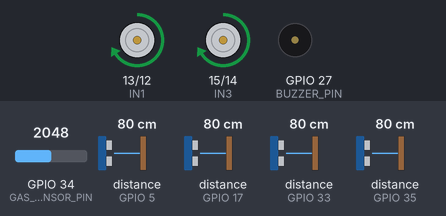
The sketch below on a simulated ESP32. On the bench: motor-driver pin pairs drawn as motors (green arrow = first pin HIGH = forward, orange = second pin HIGH = backward, longer = more drive, scaled by the enable pin), buzzer (waves = sounding, pin HIGH). Wiring (inferred from the names in the program): 4 × ultrasonic range finder: trigger GPIO 2, echo GPIO 35 / trigger GPIO 4, echo GPIO 5 / trigger GPIO 16, echo GPIO 17 / trigger GPIO 32, echo GPIO 33. The inputs (shaded band) are chosen by the test bench; at power-on: distance to the obstacle (sensors on GPIO 33, GPIO 35, GPIO 5, GPIO 17) 80 cm, GPIO 34 (GAS_SENSOR_PIN) = 2048. The echo pulse lasts 58.3 µs per cm; pins used as bus, display or sensor lines are not drawn; what the sketch prints to the serial monitor is not drawn.

Above: at 1.2 s.
1.3 s: distance to the obstacle (sensor on GPIO 33) set to 22 cm
2.8 s: distance to the obstacle (sensor on GPIO 33) set to 18 cm
At 3.1 s:
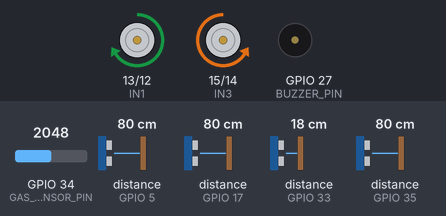
4.3 s: distance to the obstacle (sensor on GPIO 35) set to 22 cm
5.8 s: distance to the obstacle (sensor on GPIO 35) set to 18 cm
At 6.2 s:
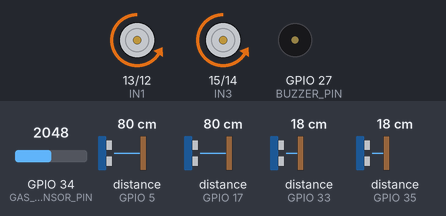
7.3 s: distance to the obstacle (sensor on GPIO 5) set to 22 cm
8.8 s: distance to the obstacle (sensor on GPIO 5) set to 18 cm
At 9.4 s:
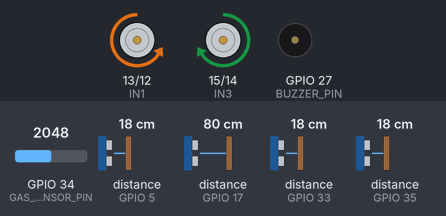
Timing chart, 0 to 11.3 s (numbered marks = the images above; inputs shaded):
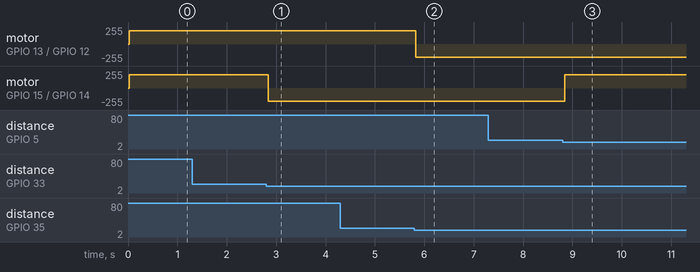

Measured:
- the behaviour switches between 21 and 20 cm on distance to the obstacle (sensor on GPIO 33) (found by bisection; images 0 and 1)
- the behaviour switches between 21 and 20 cm on distance to the obstacle (sensor on GPIO 35) (found by bisection; images 1 and 2)
- the behaviour switches between 21 and 20 cm on distance to the obstacle (sensor on GPIO 5) (found by bisection; images 2 and 3)
- after the input at 1.3 s, every drawn part: stays the same
- after the input at 2.8 s, motor on GPIO 15 (IN3) / GPIO 14 (IN4): forward 199/255 → backward 199/255 at once
- after the input at 4.3 s, every drawn part: stays the same
- after the input at 5.8 s, motor on GPIO 13 (IN1) / GPIO 12 (IN2): forward 199/255 → backward 199/255 at once
- after the input at 7.3 s, every drawn part: stays the same
- after the input at 8.8 s, motor on GPIO 15 (IN3) / GPIO 14 (IN4): backward 199/255 → forward 199/255 after 0.05 s

The sketch:

gas_detector_car.ino
```cpp
#include <Arduino.h>

// ============================================================
// AUTOMATED MQ-2 GAS DETECTOR CAR
// ISB37503 - Realtime and Embedded System
// Universiti Kuala Lumpur (UniKL)
//
// Authors:
//   Chan Boon Hong       [52213123434]
//   Akmal Hakimi Bin Abd Rashid [52213123466]
//   Ti Hui Xian          [52215123002]
//
// Lecturer: Ts. Siti Fatimah Omar
// Date: 18/12/2025
// ============================================================

// ------------------------------------------------------------
// Pin Definitions
// ------------------------------------------------------------

// MQ-2 Gas Sensor (Analog Input)
const int GAS_SENSOR_PIN = 34;

// Buzzer
const int BUZZER_PIN = 27;

// L298N Motor Driver - Direction Pins
const int IN1 = 13;   // Left motor direction A
const int IN2 = 12;   // Left motor direction B
const int IN3 = 15;   // Right motor direction A
const int IN4 = 14;   // Right motor direction B

// L298N Motor Driver - Enable (PWM) Pins
const int ENA = 26;   // Left motor speed
const int ENB = 25;   // Right motor speed

// PWM Configuration (ESP32 LEDC)
const int pwmChannelA   = 0;
const int pwmChannelB   = 1;
const int pwmFreq       = 1000;   // 1 kHz
const int pwmResolution = 8;      // 8-bit (0–255)

// HC-SR04 Ultrasonic Sensors
// Front-Left
const int trigPin1 = 32;
const int echoPin1 = 33;
// Front-Right
const int trigPin2 = 2;
const int echoPin2 = 35;
// Rear-Left
const int trigPin3 = 16;
const int echoPin3 = 17;
// Rear-Right
const int trigPin4 = 4;
const int echoPin4 = 5;

// ------------------------------------------------------------
// Threshold Constants
// ------------------------------------------------------------

// MQ-2: normal air ~2600–2700, gas near sensor ~4095
// Alarm triggers at or above this value
const int GAS_THRESHOLD = 3200;

// Ultrasonic: obstacle detected if closer than this (cm)
const int OBSTACLE_DISTANCE = 20;

// Motor drive speed (0–255)
const int DRIVE_SPEED = 200;

// ============================================================
// Utility: Measure distance with HC-SR04 (returns cm)
// Returns 999 if no echo received (i.e., path is clear)
// ============================================================
long measureDistance(int trigPin, int echoPin) {
  digitalWrite(trigPin, LOW);
  delayMicroseconds(2);
  digitalWrite(trigPin, HIGH);
  delayMicroseconds(10);
  digitalWrite(trigPin, LOW);

  long duration = pulseIn(echoPin, HIGH, 30000); // 30 ms timeout
  if (duration == 0) return 999;                 // no echo = clear

  return duration * 0.034 / 2;                   // convert to cm
}

// ============================================================
// Low-Level Motor Control
// ============================================================
void setMotorA(bool forward, int speed) {
  digitalWrite(IN1, forward ? HIGH : LOW);
  digitalWrite(IN2, forward ? LOW  : HIGH);
  ledcWrite(pwmChannelA, speed);
}

void setMotorB(bool forward, int speed) {
  digitalWrite(IN3, forward ? HIGH : LOW);
  digitalWrite(IN4, forward ? LOW  : HIGH);
  ledcWrite(pwmChannelB, speed);
}

void stopMotors() {
  digitalWrite(IN1, LOW);
  digitalWrite(IN2, LOW);
  digitalWrite(IN3, LOW);
  digitalWrite(IN4, LOW);
  ledcWrite(pwmChannelA, 0);
  ledcWrite(pwmChannelB, 0);
}

// ============================================================
// High-Level Movement Helpers
// ============================================================
void driveForward() {
  setMotorA(true,  DRIVE_SPEED);
  setMotorB(true,  DRIVE_SPEED);
}

void driveBackward() {
  setMotorA(false, DRIVE_SPEED);
  setMotorB(false, DRIVE_SPEED);
}

void turnLeft() {
  // Left motor backward, right motor forward → rotates left
  setMotorA(false, DRIVE_SPEED);
  setMotorB(true,  DRIVE_SPEED);
}

void turnRight() {
  // Left motor forward, right motor backward → rotates right
  setMotorA(true,  DRIVE_SPEED);
  setMotorB(false, DRIVE_SPEED);
}

// ============================================================
// Gas Detection
// Returns true when MQ-2 reading >= GAS_THRESHOLD
// ============================================================
bool gasDetected() {
  int gasValue = analogRead(GAS_SENSOR_PIN);
  Serial.print("Gas sensor value: ");
  Serial.print(gasValue);
  Serial.print(" | Threshold: ");
  Serial.println(GAS_THRESHOLD);
  return gasValue >= GAS_THRESHOLD;
}

// ============================================================
// setup()
// ============================================================
void setup() {
  Serial.begin(115200);

  // Extend ADC range to full 3.3 V for MQ-2
  analogSetPinAttenuation(GAS_SENSOR_PIN, ADC_11db);
  pinMode(GAS_SENSOR_PIN, INPUT);

  // Motor direction pins
  pinMode(IN1, OUTPUT);
  pinMode(IN2, OUTPUT);
  pinMode(IN3, OUTPUT);
  pinMode(IN4, OUTPUT);

  // PWM channels for motor speed
  ledcSetup(pwmChannelA, pwmFreq, pwmResolution);
  ledcSetup(pwmChannelB, pwmFreq, pwmResolution);
  ledcAttachPin(ENA, pwmChannelA);
  ledcAttachPin(ENB, pwmChannelB);

  // Buzzer
  pinMode(BUZZER_PIN, OUTPUT);

  // Ultrasonic sensors
  pinMode(trigPin1, OUTPUT); pinMode(echoPin1, INPUT);
  pinMode(trigPin2, OUTPUT); pinMode(echoPin2, INPUT);
  pinMode(trigPin3, OUTPUT); pinMode(echoPin3, INPUT);
  pinMode(trigPin4, OUTPUT); pinMode(echoPin4, INPUT);

  // Safe startup state
  stopMotors();
  digitalWrite(BUZZER_PIN, LOW);

  Serial.println("=== Gas Detector Car Initialized ===");
}

// ============================================================
// loop() — Main Control Loop
//
// Priority order:
//   1. Gas detection  → stop + buzzer (highest priority)
//   2. Obstacle avoidance → steer around obstacles
//   3. Default roaming  → drive forward
// ============================================================
void loop() {
  // --- 1. Read all four ultrasonic sensors ---
  long dFrontLeft  = measureDistance(trigPin1, echoPin1);
  long dFrontRight = measureDistance(trigPin2, echoPin2);
  long dRearLeft   = measureDistance(trigPin3, echoPin3);
  long dRearRight  = measureDistance(trigPin4, echoPin4);

  Serial.print("FL: "); Serial.print(dFrontLeft);
  Serial.print("  FR: "); Serial.print(dFrontRight);
  Serial.print("  RL: "); Serial.print(dRearLeft);
  Serial.print("  RR: "); Serial.println(dRearRight);

  bool frontLeftBlocked  = (dFrontLeft  < OBSTACLE_DISTANCE);
  bool frontRightBlocked = (dFrontRight < OBSTACLE_DISTANCE);
  bool rearLeftBlocked   = (dRearLeft   < OBSTACLE_DISTANCE);
  bool rearRightBlocked  = (dRearRight  < OBSTACLE_DISTANCE);

  // --- 2. Gas check (HIGHEST PRIORITY) ---
  if (gasDetected()) {
    stopMotors();
    digitalWrite(BUZZER_PIN, HIGH);
    Serial.println(">>> GAS DETECTED — STOP & ALARM <<<");
    delay(100);
    return;   // skip obstacle/movement logic this cycle
  } else {
    digitalWrite(BUZZER_PIN, LOW);
  }

  // --- 3. Obstacle avoidance logic ---
  if (frontLeftBlocked || frontRightBlocked ||
      rearLeftBlocked  || rearRightBlocked) {

    if (frontLeftBlocked && !frontRightBlocked) {
      Serial.println("Obstacle front-LEFT  → turning RIGHT");
      turnRight();

    } else if (frontRightBlocked && !frontLeftBlocked) {
      Serial.println("Obstacle front-RIGHT → turning LEFT");
      turnLeft();

    } else if (frontLeftBlocked && frontRightBlocked) {
      // Both front sides blocked
      if (!rearLeftBlocked && !rearRightBlocked) {
        Serial.println("Both front blocked, rear clear → reversing");
        driveBackward();
      } else {
        // Completely surrounded → rotate in place to find a way out
        Serial.println("Front & rear blocked → rotating in place");
        turnLeft();
      }

    } else {
      // Rear obstacle only — front is clear, keep going
      Serial.println("Rear obstacle only → moving forward");
      driveForward();
    }

  } else {
    // --- 4. No obstacles and no gas → roam freely ---
    Serial.println("Path clear → moving forward");
    driveForward();
  }

  delay(100); // loop stabilisation delay
}
```
